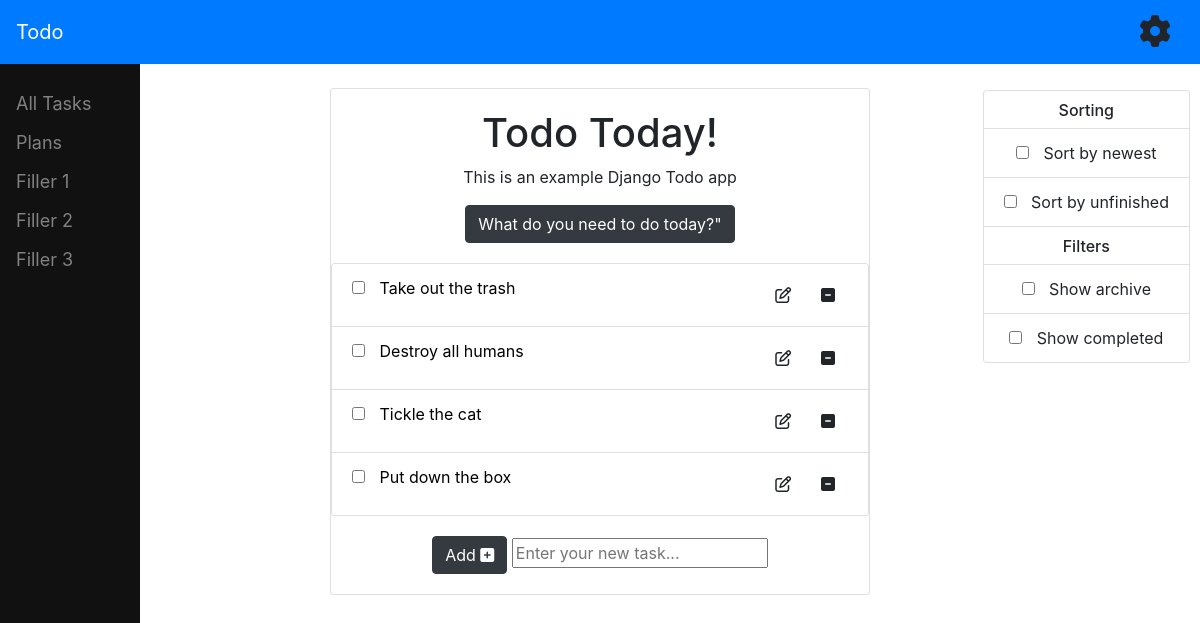
/, run on an earlier commit of the app's database.
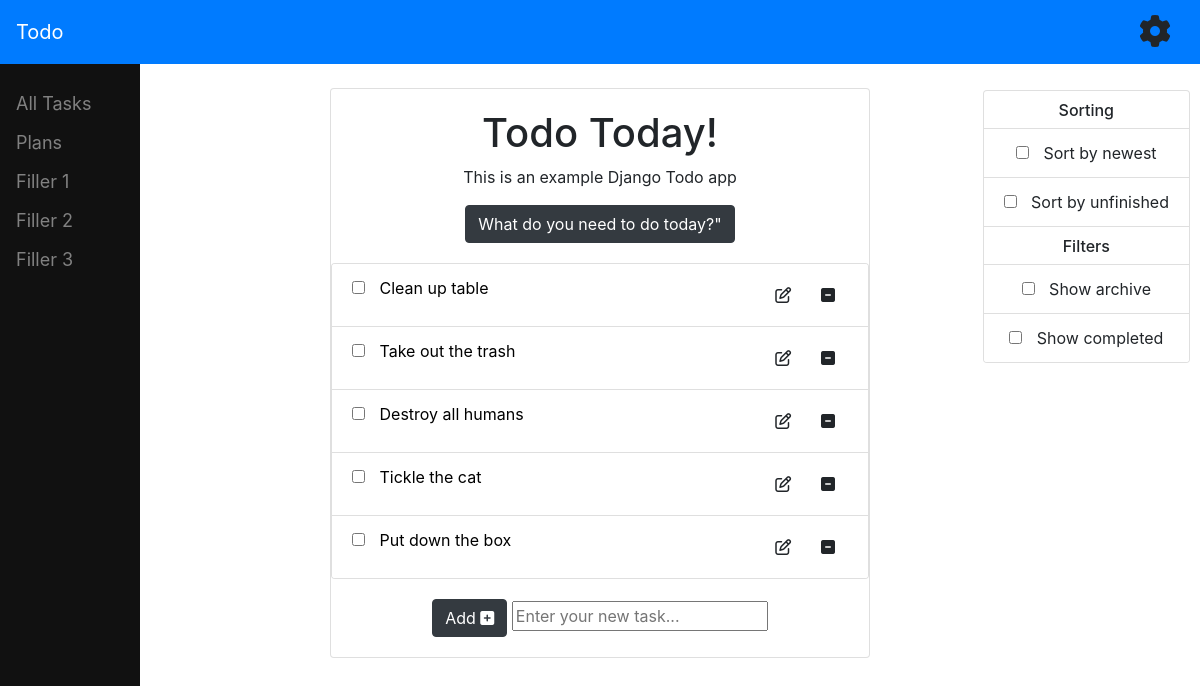
And on a later commit of the database.
### tasks/models.py (models this page shows, shortened)
class Task(models.Model):
    task_title = models.CharField(max_length=200)
    task_description = models.CharField(max_length=200, blank=True, null=True)
    creation_date = models.DateTimeField('date created', default=datetime.datetime.now())
    updated_date = models.DateTimeField('date updated', default=datetime.datetime.now())
    completed = models.BooleanField(default=False)

### tasks/views.py (the view)
# urls.py: path('', views.index, name='index'),
def index(request):
    latest_tasks = Task.objects.order_by('-updated_date')
    context = {'latest_task_list' : latest_tasks}
    return render(request, 'todo/index.html', context)

### templates/todo/index.html (shortened to what this page needs)
{% extends 'base.html' %}
{% block content %}
<div class="card text-center">
  <div class="card-body">
    <h1>Todo Today!</h1>
    <p>This is an example Django Todo app</p>
    <a class="btn btn-dark" href="">
        What do you need to do today?"</a
      >
  </div>
  {% include 'todo/task_list.html' %}
  {% include 'todo/aside.html' %}
  <div class="card-body">
    <form action="{% url 'tasks:add_task' %}" method="POST">
        <button type="submit" class="btn btn-dark">
          Add
          <i class="fa fa-plus-square" aria-hidden="true"></i>
        </button>
        <input type="text" id="task_title" name="task_title" placeholder="Enter your new task..." value="">
    </form>
  </div>
</div>
{% endblock %}

### templates/todo/task_list.html (shortened to what this page needs)
<div class="card text-left">
  {% if latest_task_list %}
    <ul class="list-group list-group-flush">
    {% for task in latest_task_list %}
    <li class="list-group-item">
      <div class="row">
        <div class="col-sm-10">
          <form action="{% url 'tasks:complete' task.id %}" method="POST">
            <input type="checkbox" onChange="this.form.submit()" {% if task.completed == True %} checked {% endif %}>
            <a class="" data-toggle="collapse" href="#task_extended{{ forloop.counter }}" role="button" aria-expanded="false" aria-controls="task_extended">
              {{task.task_title}}
            </a>
          </form>
        </div>
        <div class="col-sm-1">
          <form action="" method="POST">
          <button type="submit" class="btn float-right">
            <i class="fa fa-pencil-square-o pull-right" aria-hidden="true"></i>
            </button>
          </form>
        </div>
        <div class="col-sm-1">
          <form action="{% url 'tasks:delete' task.id %}" method="POST">
            <button type="submit" class="btn float-right">
              <i class="fa fa-minus-square pull-right" aria-hidden="true"></i>
            </button>
          </form>
        </div>
      </div>
    </li>
    {% endfor %}
</ul>
{% else %}
    <p>No tasks</p>
{% endif %}
</div>

What changed in the data, as far as the page shows it:
added Task: task_title "Clean up table"
